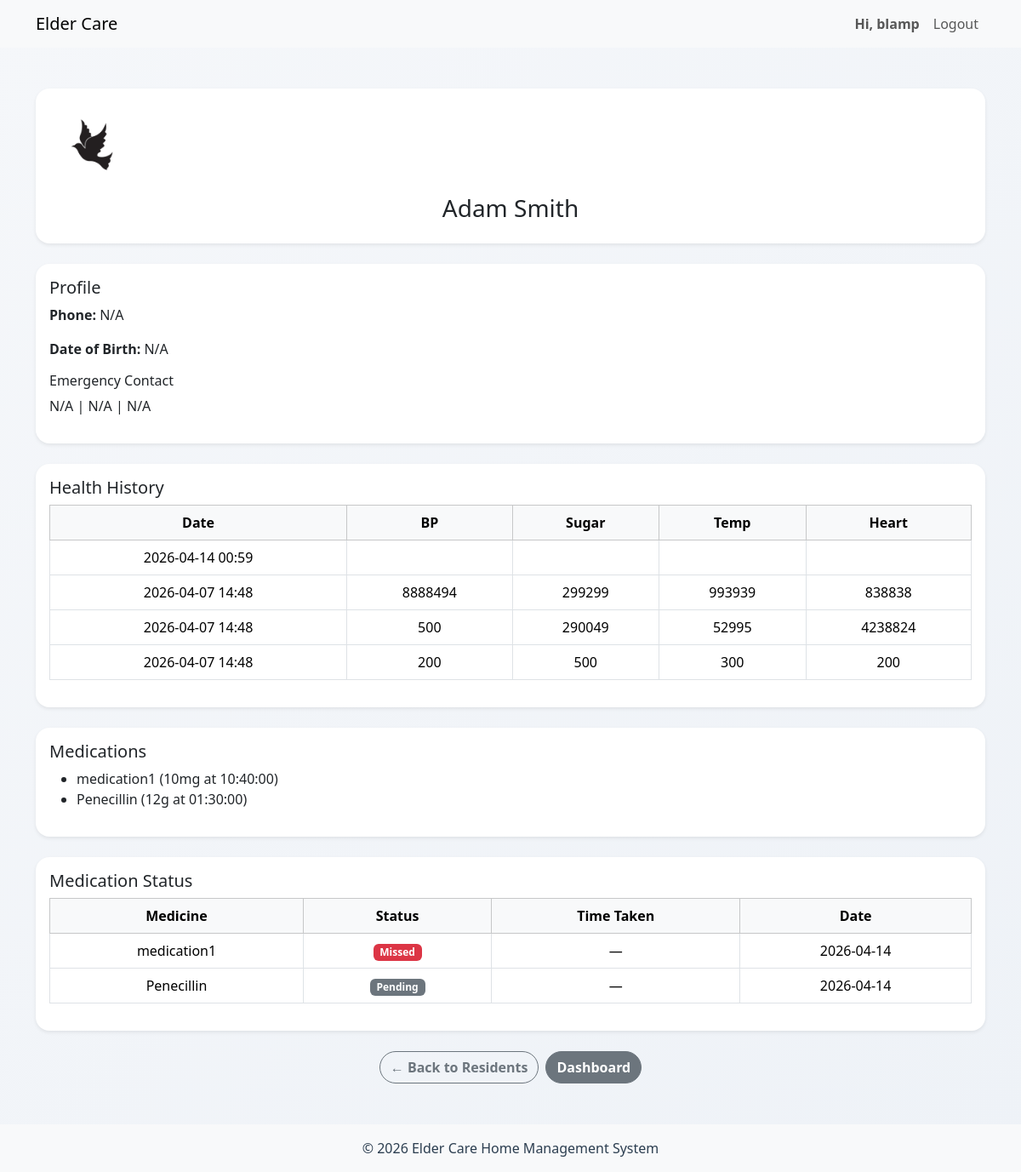
Screenshot of /caregivers/view_resident.php?sin=123456789 (signed in) with the database file from the repository.
### tables this page shows
CREATE TABLE `resident` (
  `residentSIN` varchar(9) NOT NULL,
  `user_id` int(11) NOT NULL,
  `DoB` date DEFAULT NULL,
  `phone` varchar(15) DEFAULT NULL,
  `profilePhoto` text DEFAULT NULL,
  `ECname` text DEFAULT NULL,
  `ECphone` varchar(15) DEFAULT NULL,
  `ECemail` text DEFAULT NULL,
  `fname` varchar(50) DEFAULT NULL,
  `lname` varchar(50) DEFAULT NULL
);

CREATE TABLE `healthreport` (
  `reportID` int(10) UNSIGNED NOT NULL,
  `residentSIN` varchar(9) NOT NULL,
  `empID` int(10) UNSIGNED NOT NULL,
  `heartRate` int(11) DEFAULT NULL,
  `bloodPressure` int(11) DEFAULT NULL,
  `bloodSugar` int(11) DEFAULT NULL,
  `temperature` int(11) DEFAULT NULL,
  `dateOfCreation` datetime NOT NULL DEFAULT current_timestamp(),
  `dateEdited` datetime NOT NULL DEFAULT current_timestamp() ON UPDATE current_timestamp()
);

CREATE TABLE `medication` (
  `medID` int(10) UNSIGNED NOT NULL,
  `residentSIN` varchar(9) NOT NULL,
  `empID` int(10) UNSIGNED NOT NULL,
  `medName` varchar(100) NOT NULL,
  `dose` varchar(50) NOT NULL,
  `timeScheduled` time NOT NULL,
  `dateCreated` datetime NOT NULL DEFAULT current_timestamp()
);

CREATE TABLE `medication_entry` (
  `entryID` int(10) UNSIGNED NOT NULL,
  `medID` int(10) UNSIGNED NOT NULL,
  `reportID` int(10) UNSIGNED NOT NULL,
  `status` enum('delayed','pending','missed','taken') NOT NULL DEFAULT 'pending',
  `timeTaken` time DEFAULT NULL,
  `date` date NOT NULL DEFAULT current_timestamp()
);

### caregivers/view_resident.php (the view, shortened to what this page needs)
<?php
include '../includes/header.php';
$residentSIN = $_GET['sin'];
$stmt = $conn->prepare("SELECT * FROM resident WHERE residentSIN=?");
$stmt->execute([$residentSIN]);
$resident = $stmt->fetch();
$stmt = $conn->prepare("
SELECT * FROM healthreport
WHERE residentSIN = ?
ORDER BY dateOfCreation DESC
");
$stmt->execute([$residentSIN]);
$health = $stmt->fetchAll();
$stmt = $conn->prepare("
SELECT medName, dose, timeScheduled
FROM medication
WHERE residentSIN = ?
");
$stmt->execute([$residentSIN]);
$meds = $stmt->fetchAll();
$stmt = $conn->prepare("
SELECT m.medName, me.status, me.timeTaken, me.date
FROM medication_entry me
JOIN medication m ON me.medID = m.medID
WHERE m.residentSIN = ?
ORDER BY me.date DESC
");
$stmt->execute([$residentSIN]);
$medStatus = $stmt->fetchAll();
$imgPath = null;
if (!empty($resident['profilePhoto'])) {
    $possiblePath = "../uploads/residents/" . $resident['profilePhoto'];
    if (file_exists($possiblePath)) {
        $imgPath = $possiblePath;
    }
}
?>
<div class="container mt-5">
<div class="card shadow-sm p-3 mb-4 text-center">
<?php if ($imgPath): ?>
    <img src="<?= $imgPath ?>"
         style="width:100px; height:100px; object-fit:cover; border-radius:50%;">
<?php else: ?>
    <div style="font-size:70px; color:#6c757d;">
        <i class="bi bi-person-circle"></i>
    </div>
<?php endif; ?>
<h3 class="mt-2">
    <?= htmlspecialchars($resident['fname'] . " " . $resident['lname']) ?>
</h3>
</div>
<div class="card mb-4 p-3 shadow-sm">
<h5>Profile</h5>
<p><strong>Phone:</strong> <?= htmlspecialchars($resident['phone'] ?? 'N/A') ?></p>
<p><strong>Date of Birth:</strong> <?= htmlspecialchars($resident['DoB'] ?? 'N/A') ?></p>
<h6>Emergency Contact</h6>
<p>
<?= htmlspecialchars($resident['ECname'] ?? 'N/A') ?> |
<?= htmlspecialchars($resident['ECphone'] ?? 'N/A') ?> |
<?= htmlspecialchars($resident['ECemail'] ?? 'N/A') ?>
</p>
</div>
<div class="card mb-4 p-3 shadow-sm">
<h5>Health History</h5>
<div style="max-height:300px; overflow-y:auto;">
<table class="table table-bordered text-center">
<thead class="table-light sticky-top">
<tr>
<th>Date</th>
<th>BP</th>
<th>Sugar</th>
<th>Temp</th>
<th>Heart</th>
</tr>
</thead>
<tbody>
<?php foreach($health as $h): ?>
<tr>
<td><?= date("Y-m-d H:i", strtotime($h['dateOfCreation'])) ?></td>
<td><?= $h['bloodPressure'] ?></td>
<td><?= $h['bloodSugar'] ?></td>
<td><?= $h['temperature'] ?></td>
<td><?= $h['heartRate'] ?></td>
</tr>
<?php endforeach; ?>
</tbody>
</table>
</div>
</div>
<div class="card mb-4 p-3 shadow-sm">
<h5>Medications</h5>
<?php if($meds): ?>
<ul>
<?php foreach($meds as $m): ?>
<li>
<?= htmlspecialchars($m['medName']) ?>
(<?= htmlspecialchars($m['dose']) ?> at <?= htmlspecialchars($m['timeScheduled']) ?>)
</li>
<?php endforeach; ?>
</ul>
<?php else: ?>
<p>No medications assigned</p>
<?php endif; ?>
</div>
<div class="card mb-4 p-3 shadow-sm">
<h5>Medication Status</h5>
<div style="max-height:250px; overflow-y:auto;">
<table class="table table-bordered text-center">
<thead class="table-light sticky-top">
<tr>
<th>Medicine</th>
<th>Status</th>
<th>Time Taken</th>
<th>Date</th>
</tr>
</thead>
<tbody>
<?php foreach($medStatus as $ms): ?>
<tr>
<td><?= htmlspecialchars($ms['medName']) ?></td>
<td>
<span class="badge
<?= $ms['status']=='taken'?'bg-success':
($ms['status']=='missed'?'bg-danger':
($ms['status']=='delayed'?'bg-warning':'bg-secondary')) ?>">
<?= ucfirst($ms['status']) ?>
</span>
</td>
<td><?= htmlspecialchars($ms['timeTaken'] ?? '—') ?></td>
<td><?= htmlspecialchars($ms['date']) ?></td>
</tr>
<?php endforeach; ?>
</tbody>
</table>
</div>
</div>
<div class="text-center mt-4 d-flex justify-content-center gap-2">
<a href="view_residents.php" class="btn btn-outline-secondary">
← Back to Residents
</a>
<a href="dashboard.php" class="btn btn-secondary">
Dashboard
</a>
</div>
</div>
<?php include '../includes/footer.php'; ?>

### includes/header.php (shortened to what this page needs)
<?php
$username = $_SESSION['username'] ?? '';
?>
<!doctype html>
<html lang="en">
  <head>
    <link href="https://cdn.jsdelivr.net/npm/bootstrap@5.3.8/dist/css/bootstrap.min.css" rel="stylesheet">
    <link rel="stylesheet" href="https://cdn.jsdelivr.net/npm/bootstrap-icons@1.11.1/font/bootstrap-icons.css">
    <link rel="stylesheet" href="<?= BASE_URL ?>assets/css/global.css">
    <?php if (isset($_SESSION['role'])): ?>
        <?php if ($_SESSION['role'] === 'admin'): ?>
            <link rel="stylesheet" href="<?= BASE_URL ?>assets/css/admin.css">
        <?php elseif ($_SESSION['role'] === 'family'): ?>
            <link rel="stylesheet" href="<?= BASE_URL ?>assets/css/family.css">
        <?php elseif ($_SESSION['role'] === 'resident'): ?>
            <link rel="stylesheet" href="<?= BASE_URL ?>assets/css/resident.css">
        <?php elseif ($_SESSION['role'] === 'caregiver'): ?>
            <link rel="stylesheet" href="<?= BASE_URL ?>assets/css/caregiver.css">
        <?php endif; ?>
    <?php endif; ?>
  </head>
 <body class="d-flex flex-column min-vh-100">
    <nav class="navbar navbar-expand-lg navbar-light bg-light">
    <div class="container">
        <a class="navbar-brand" href="<?= BASE_URL ?>">Elder Care</a>
        <div class="collapse navbar-collapse" id="navbarNav">
            <ul class="navbar-nav ms-auto">
                <?php if (isset($_SESSION['user_id'])): ?>
                    <li class="nav-item">
                        <a style="font-weight: bold;" class="nav-link">Hi, <?php echo htmlspecialchars($username); ?></a>
                    </li>
                    <li class="nav-item">
                        <a class="nav-link"  href="<?= BASE_URL ?>logout.php">Logout</a>
                    </li>
                <?php endif; ?>
            </ul>
        </div>
    </nav>
    <main class="flex-fill">

### includes/footer.php (shortened to what this page needs)
</main>
<footer class="bg-light text-center py-3 mt-5">
    <div class="container">
        <p class="mb-0">&copy; 2026 Elder Care Home Management System</p>
    </div>
</footer>
</body>
</html>

### assets/css/global.css (style rules this page uses)
body { background: linear-gradient(135deg, #f5f7fa, #eef2f7); font-family: "Segoe UI", Tahoma, sans-serif; color: #2c3e50; }
* { transition: all 0.2s ease; }
.card { border: none; border-radius: 16px; box-shadow: 0 10px 25px rgba(0, 0, 0, 0.06); }
.btn { border-radius: 25px !important; font-weight: 600; }

### rows the page displays
resident: profilePhoto (picture), fname+lname "Adam Smith", phone "N/A", DoB "N/A", ECname "N/A", ECphone "N/A", ECemail "N/A"
healthreport: dateOfCreation "2026-04-14 00:59"
healthreport: dateOfCreation "2026-04-07 14:48", bloodPressure "8888494", bloodSugar "299299", temperature "993939", heartRate "838838"
healthreport: dateOfCreation "2026-04-07 14:48", bloodPressure "500", bloodSugar "290049", temperature "52995", heartRate "4238824"
healthreport: dateOfCreation "2026-04-07 14:48", bloodPressure "200", bloodSugar "500", temperature "300", heartRate "200"
medication: medName "medication1", dose "10mg", timeScheduled "10:40:00"
medication: medName "Penecillin", dose "12g", timeScheduled "01:30:00"
medication_entry: medID.medName "medication1", status "Missed", timeTaken "—", date "2026-04-14"
medication_entry: medID.medName "Penecillin", status "Pending", timeTaken "—", date "2026-04-14"

### other values shown
$username "blamp"
